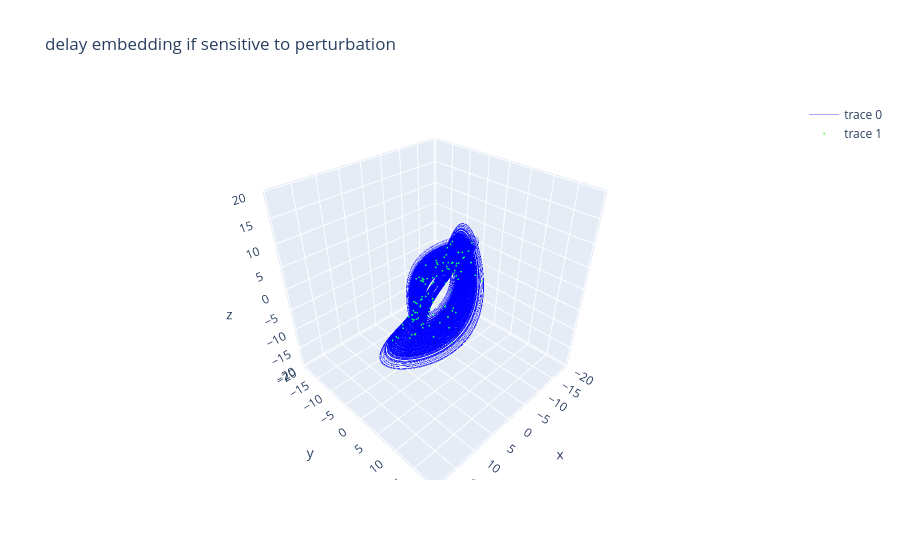

Source (notebook cell):
### Code cell
indx=1000
fig = go.Figure(data=[
    go.Scatter3d(
        x=X_de[:,0], 
        y=X_de[:,1], 
        z=X_de[:,2],
        mode='lines',
        line=dict(width=0.5, color='rgba(0,0,256,0.7)')
    ),
    go.Scatter3d(
        x=des[:,indx, 0],
        y=des[:,indx, 1],
        z=des[:,indx, 2],
        mode='markers',
        marker=dict(size=1, color='rgba(0,255,0,0.7)', symbol='circle')
    )
])

fig.update_layout(title='delay embedding if sensitive to perturbation')
fig.show()
